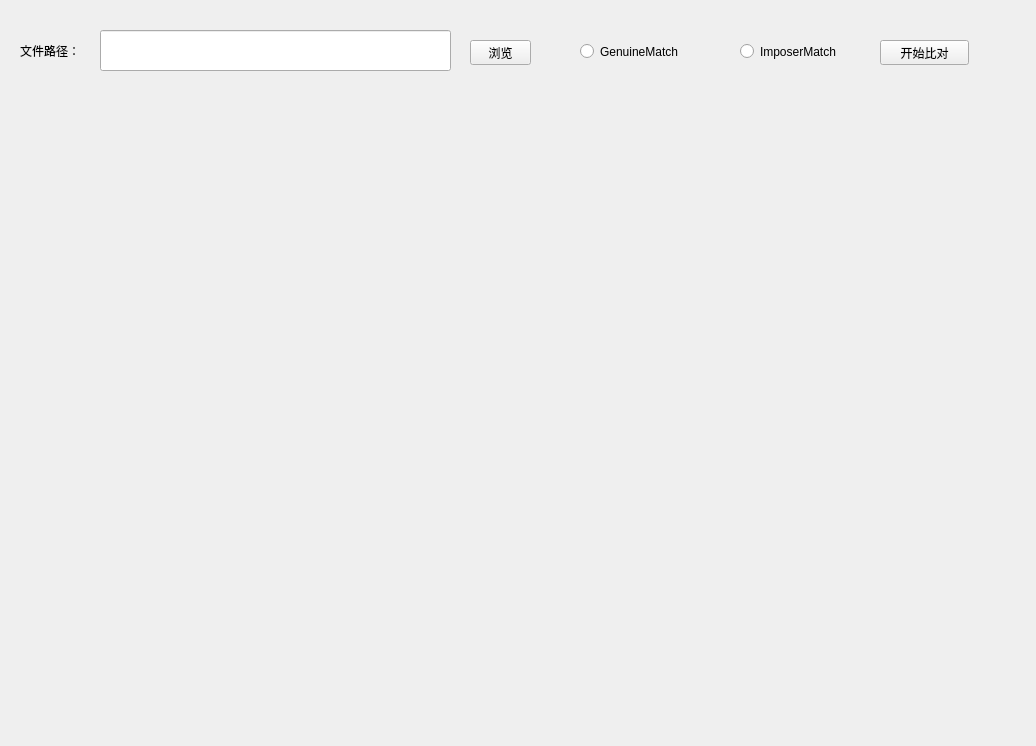
<?xml version="1.0" encoding="UTF-8"?>
<ui version="4.0">
 <class>DBMatchForm</class>
 <widget class="QWidget" name="DBMatchForm">
  <property name="geometry">
   <rect>
    <x>0</x>
    <y>0</y>
    <width>1036</width>
    <height>746</height>
   </rect>
  </property>
  <property name="windowTitle">
   <string>Form</string>
  </property>
  <widget class="QLineEdit" name="lineEditBrowse">
   <property name="geometry">
    <rect>
     <x>100</x>
     <y>30</y>
     <width>351</width>
     <height>41</height>
    </rect>
   </property>
  </widget>
  <widget class="QLabel" name="labelBrowse">
   <property name="geometry">
    <rect>
     <x>20</x>
     <y>40</y>
     <width>91</width>
     <height>21</height>
    </rect>
   </property>
   <property name="text">
    <string>文件路径：</string>
   </property>
  </widget>
  <widget class="QPushButton" name="pushButtonBrowse">
   <property name="geometry">
    <rect>
     <x>470</x>
     <y>40</y>
     <width>61</width>
     <height>25</height>
    </rect>
   </property>
   <property name="text">
    <string>浏览</string>
   </property>
  </widget>
  <widget class="QRadioButton" name="radioButtonG">
   <property name="geometry">
    <rect>
     <x>580</x>
     <y>40</y>
     <width>131</width>
     <height>23</height>
    </rect>
   </property>
   <property name="text">
    <string>GenuineMatch</string>
   </property>
  </widget>
  <widget class="QRadioButton" name="radioButtonI">
   <property name="geometry">
    <rect>
     <x>740</x>
     <y>40</y>
     <width>131</width>
     <height>23</height>
    </rect>
   </property>
   <property name="text">
    <string>ImposerMatch</string>
   </property>
  </widget>
  <widget class="QPushButton" name="pushButtonMatch">
   <property name="geometry">
    <rect>
     <x>880</x>
     <y>40</y>
     <width>89</width>
     <height>25</height>
    </rect>
   </property>
   <property name="text">
    <string>开始比对</string>
   </property>
  </widget>
 </widget>
 <resources/>
 <connections/>
</ui>
